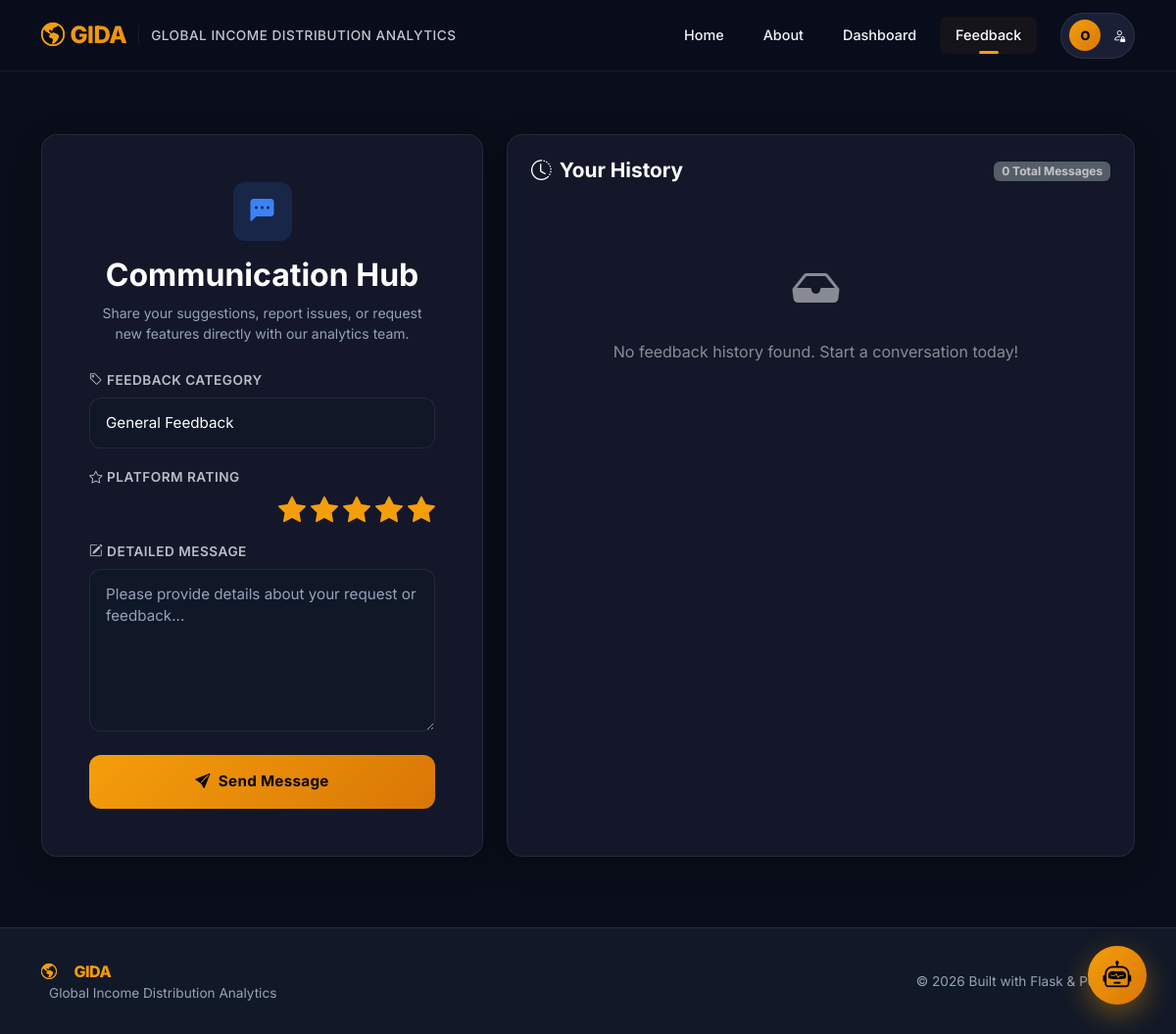
The app's page /feedback (signed in), older data.
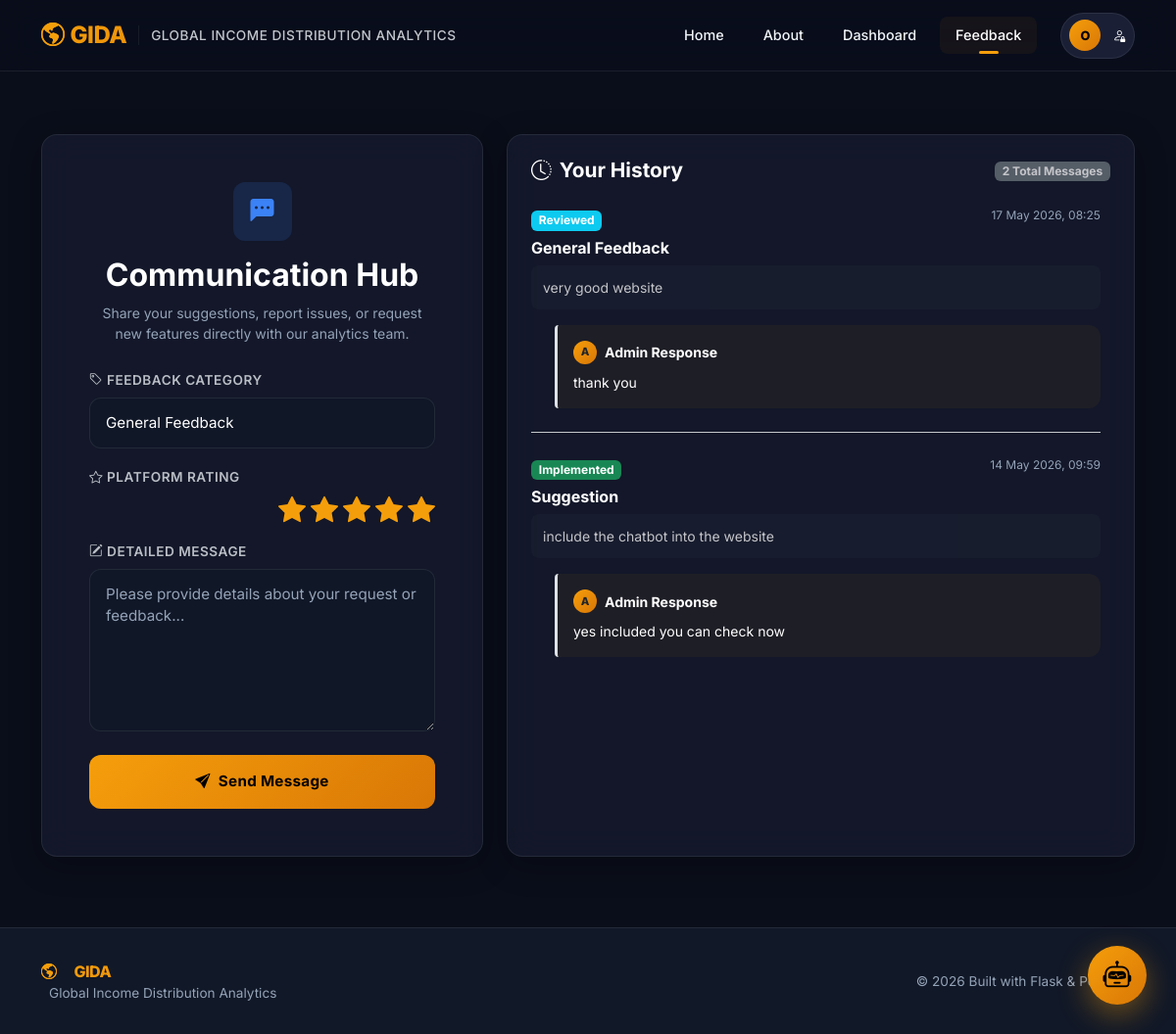
The same page, newer data.
### backend/app.py (models this page shows)
class User(UserMixin, db.Model):
    id = db.Column(db.Integer, primary_key=True)
    username = db.Column(db.String(150), unique=True, nullable=False)
    email = db.Column(db.String(150), unique=True, nullable=False)
    password = db.Column(db.String(256), nullable=False)
    is_banned = db.Column(db.Boolean, default=False)
    created_at = db.Column(db.DateTime, default=lambda: datetime.now(timezone.utc))

class Feedback(db.Model):
    id = db.Column(db.Integer, primary_key=True)
    user_id = db.Column(db.Integer, db.ForeignKey('user.id'), nullable=True)
    name = db.Column(db.String(100), nullable=False)
    email = db.Column(db.String(100), nullable=False)
    category = db.Column(db.String(50), default='General Feedback')
    message = db.Column(db.Text, nullable=False)
    rating = db.Column(db.Integer, default=5)
    status = db.Column(db.String(20), default='Pending') # Pending, Reviewed, Implemented
    admin_response = db.Column(db.Text, nullable=True)
    is_read_by_user = db.Column(db.Boolean, default=False)
    submitted_at = db.Column(db.DateTime, default=lambda: datetime.now(timezone.utc))
    user = db.relationship('User', backref='feedbacks')

### backend/app.py (the view, shortened to what this page needs)
@app.route('/feedback', methods=['GET', 'POST'])
@login_required
def feedback():
    if current_user.email == 'admin@gida.com':
        return redirect(url_for('admin'))
    history = Feedback.query.filter_by(user_id=current_user.id).order_by(Feedback.submitted_at.desc()).all()
    unread = Feedback.query.filter_by(user_id=current_user.id, is_read_by_user=False).filter(Feedback.admin_response.isnot(None)).all()
    for f in unread:
        f.is_read_by_user = True
    if unread:
        db.session.commit()
    return render_template('feedback.html', history=history)

### backend/app.py (called while the page is built)
@login_manager.user_loader
def load_user(user_id):
    return User.query.get(int(user_id))

### frontend/templates/feedback.html (shortened to what this page needs)
{% extends "base.html" %}
{% block content %}
<section class="container py-5">
    <div class="row" data-aos="fade-up">
        <div class="col-lg-5 mb-4">
            <div class="glass-card p-4 p-md-5 h-100">
                <div class="text-center mb-4">
                    <div class="stat-icon blue mx-auto mb-3" style="width: 60px; height: 60px; font-size: 1.5rem;">
                        <i class="bi bi-chat-left-dots-fill"></i>
                    </div>
                    <h2 class="fw-bold mb-2">Communication Hub</h2>
                    <p class="text-muted small">
                        Share your suggestions, report issues, or request new features directly with our analytics team.
                    </p>
                </div>
                <form method="POST">
                    <div class="mb-3">
                        <label class="form-label-custom small opacity-75">
                            <i class="bi bi-tag me-1"></i>Feedback Category
                        </label>
                        <select name="category" class="form-control form-control-glass" required>
                            <option value="General Feedback">General Feedback</option>
                        </select>
                    </div>
                    <div class="mb-3">
                        <label class="form-label-custom small opacity-75">
                            <i class="bi bi-star me-1"></i>Platform Rating
                        </label>
                        <div class="star-rating">
                            <input type="radio" id="star5" name="rating" value="5" checked /><label for="star5" title="5 stars"></label>
                            <input type="radio" id="star4" name="rating" value="4" /><label for="star4" title="4 stars"></label>
                            <input type="radio" id="star3" name="rating" value="3" /><label for="star3" title="3 stars"></label>
                            <input type="radio" id="star2" name="rating" value="2" /><label for="star2" title="2 stars"></label>
                            <input type="radio" id="star1" name="rating" value="1" /><label for="star1" title="1 star"></label>
                        </div>
                    </div>
                    <div class="mb-4">
                        <label class="form-label-custom small opacity-75">
                            <i class="bi bi-pencil-square me-1"></i>Detailed Message
                        </label>
                        <textarea name="message" class="form-control form-control-glass" rows="6"
                            placeholder="Please provide details about your request or feedback..." required></textarea>
                    </div>
                    <button type="submit" class="btn btn-gold w-100 py-3 shadow-glow">
                        <i class="bi bi-send-fill me-2"></i>Send Message
                    </button>
                </form>
            </div>
        </div>
        <div class="col-lg-7 mb-4">
            <div class="glass-card p-4 h-100 overflow-hidden">
                <div class="d-flex align-items-center justify-content-between mb-4">
                    <h3 class="fw-bold mb-0" style="font-size: 1.3rem;">
                        <i class="bi bi-clock-history me-2 text-gold"></i>Your History
                    </h3>
                    <span class="badge bg-secondary opacity-75">{{ history|length }} Total Messages</span>
                </div>
                <div class="feedback-history-list" style="max-height: 700px; overflow-y: auto; padding-right: 10px;">
                    {% if not history %}
                    <div class="text-center py-5 opacity-50">
                        <i class="bi bi-inbox-fill" style="font-size: 3rem; display: block; margin-bottom: 1rem;"></i>
                        <p>No feedback history found. Start a conversation today!</p>
                    </div>
                    {% else %}
                        {% for f in history %}
                        <div class="feedback-item mb-4 pb-4 border-bottom border-secondary-subtle last-no-border">
                            <div class="d-flex justify-content-between align-items-start mb-2">
                                <div>
                                    <span class="badge
                                        {% if f.status == 'Pending' %}bg-warning text-dark
                                        {% elif f.status == 'Reviewed' %}bg-info
                                        {% elif f.status == 'Implemented' %}bg-success
                                        {% endif %}
                                        mb-2">
                                        {{ f.status }}
                                    </span>
                                    <h5 class="mb-0 fw-bold" style="font-size: 1rem;">{{ f.category }}</h5>
                                </div>
                                <span class="text-muted x-small">{{ f.submitted_at.strftime('%d %b %Y, %H:%M') }}</span>
                            </div>
                            <p class="mb-3 small text-white opacity-75" style="background: rgba(255,255,255,0.03); padding: 12px; border-radius: 8px;">
                                {{ f.message }}
                            </p>
                            {% if f.admin_response %}
                            <div class="admin-reply p-3 ms-4 mt-2 border-start border-3 border-gold" style="background: rgba(245, 158, 11, 0.05); border-radius: 4px 12px 12px 4px;">
                                <div class="d-flex align-items-center gap-2 mb-2">
                                    <div class="user-avatar x-small bg-gold text-dark" style="width: 24px; height: 24px; font-size: 0.7rem;">A</div>
                                    <span class="fw-bold text-gold small">Admin Response</span>
                                </div>
                                <p class="mb-0 small text-white opacity-90">{{ f.admin_response }}</p>
                            </div>
                            {% else %}
                            <div class="text-muted x-small ms-4 mt-2 italic">
                                <i class="bi bi-hourglass-split me-1"></i>Waiting for administrator review...
                            </div>
                            {% endif %}
                        </div>
                        {% endfor %}
                    {% endif %}
                </div>
            </div>
        </div>
    </div>
</section>
{% endblock %}

### frontend/templates/base.html (shortened to what this page needs)
<!DOCTYPE html>
<html lang="en">
<head>
    <link href="https://cdn.jsdelivr.net/npm/bootstrap@5.3.2/dist/css/bootstrap.min.css" rel="stylesheet">
    <link href="https://cdn.jsdelivr.net/npm/bootstrap-icons@1.11.3/font/bootstrap-icons.min.css" rel="stylesheet">
    <link href="https://unpkg.com/aos@2.3.1/dist/aos.css" rel="stylesheet">
</head>
<body>
    <nav class="navbar navbar-expand-lg navbar-custom sticky-top">
        <div class="container">
            <a class="navbar-brand navbar-brand-custom" href="{{ url_for('home') }}">
                <div class="d-flex align-items-center">
                    <i class="bi bi-globe-americas"></i>
                    <span>GIDA</span>
                </div>
                {% if current_user.is_authenticated %}
                <span class="brand-long-form">Global Income Distribution Analytics</span>
                {% endif %}
            </a>
            <div class="collapse navbar-collapse" id="mainNav">
                <ul class="navbar-nav ms-auto align-items-lg-center gap-2">
                    {% if not current_user.is_authenticated %}
                    <li class="nav-item">
                        <a class="nav-link btn-nav-register" href="{{ url_for('register') }}">
                            Register
                        </a>
                    </li>
                    <li class="nav-item">
                        <a class="nav-link btn-nav-login" href="{{ url_for('login') }}">
                            Login
                        </a>
                    </li>
                    {% else %}
                    <li class="nav-item">
                        <a class="nav-link nav-link-custom {{ 'active' if request.endpoint == 'home' }}"
                            href="{{ url_for('home') }}">
                            Home
                        </a>
                    </li>
                    <li class="nav-item">
                        <a class="nav-link nav-link-custom {{ 'active' if request.endpoint == 'about' }}"
                            href="{{ url_for('about') }}">
                            About
                        </a>
                    </li>
                    <li class="nav-item">
                        <a class="nav-link nav-link-custom {{ 'active' if request.endpoint == 'dashboard' }}"
                            href="{{ url_for('dashboard') }}">
                            Dashboard
                        </a>
                    </li>
                    {% if current_user.email != 'admin@gida.com' %}
                    <li class="nav-item">
                        <a class="nav-link nav-link-custom position-relative {{ 'active' if request.endpoint == 'feedback' }}"
                            href="{{ url_for('feedback') }}">
                            Feedback
                        </a>
                    </li>
                    {% endif %}
                    <li class="nav-item dropdown ms-lg-3 profile-dropdown">
                        <a class="nav-link dropdown-toggle" href="#" id="profileDropdown" role="button" data-bs-toggle="dropdown" aria-expanded="false" onclick="toggleProfileInfo(event)">
                            <div class="user-avatar text-uppercase">
                                {{ current_user.username[0] if current_user.username else current_user.email[0] }}
                            </div>
                            <i class="bi bi-person-lock ms-1" id="profileLockIcon"></i>
                        </a>
                    </li>
                    {% endif %}
                </ul>
            </div>
        </div>
    </nav>
    <main class="flex-grow-1">
        {% block content %}{% endblock %}
    </main>
    <footer class="footer-custom">
        <div class="container">
            <div class="row align-items-center">
                <div class="col-md-6 mb-3 mb-md-0">
                    <span class="navbar-brand-custom" style="font-size: 1rem;">
                        <i class="bi bi-globe-americas"></i> GIDA
                    </span>
                    <span class="ms-2">Global Income Distribution Analytics</span>
                </div>
                <div class="col-md-6 text-md-end">
                    <span>&copy; 2026 Built with Flask & Power BI</span>
                </div>
            </div>
        </div>
    </footer>
    <div class="chatbot-bubble" id="chatBubble" onclick="toggleChat()">
        <i class="bi bi-robot"></i>
    </div>
</body>
</html>

### frontend/templates/feedback.html (style rules this page uses)
.form-control-glass option { background: #0f172a; color: white; }
.last-no-border:last-child { border-bottom: none !important; }
.x-small { font-size: 0.75rem; }
.user-avatar.x-small { display: flex; align-items: center; justify-content: center; border-radius: 50%; }

Row changes from the older to the newer data that the page shows:
added Feedback: status "Reviewed", category "General Feedback", submitted_at "17 May 2026, 08:25", message "very good website", admin_response "thank you"
added Feedback: status "Implemented", category "Suggestion", submitted_at "14 May 2026, 09:59", message "include the chatbot into the website", admin_response "yes included you can check now"
Text that changed along with them:
{{ history|length }}: "0" → "2"
text no longer shown: "No feedback history found. Start a conversation today!"
